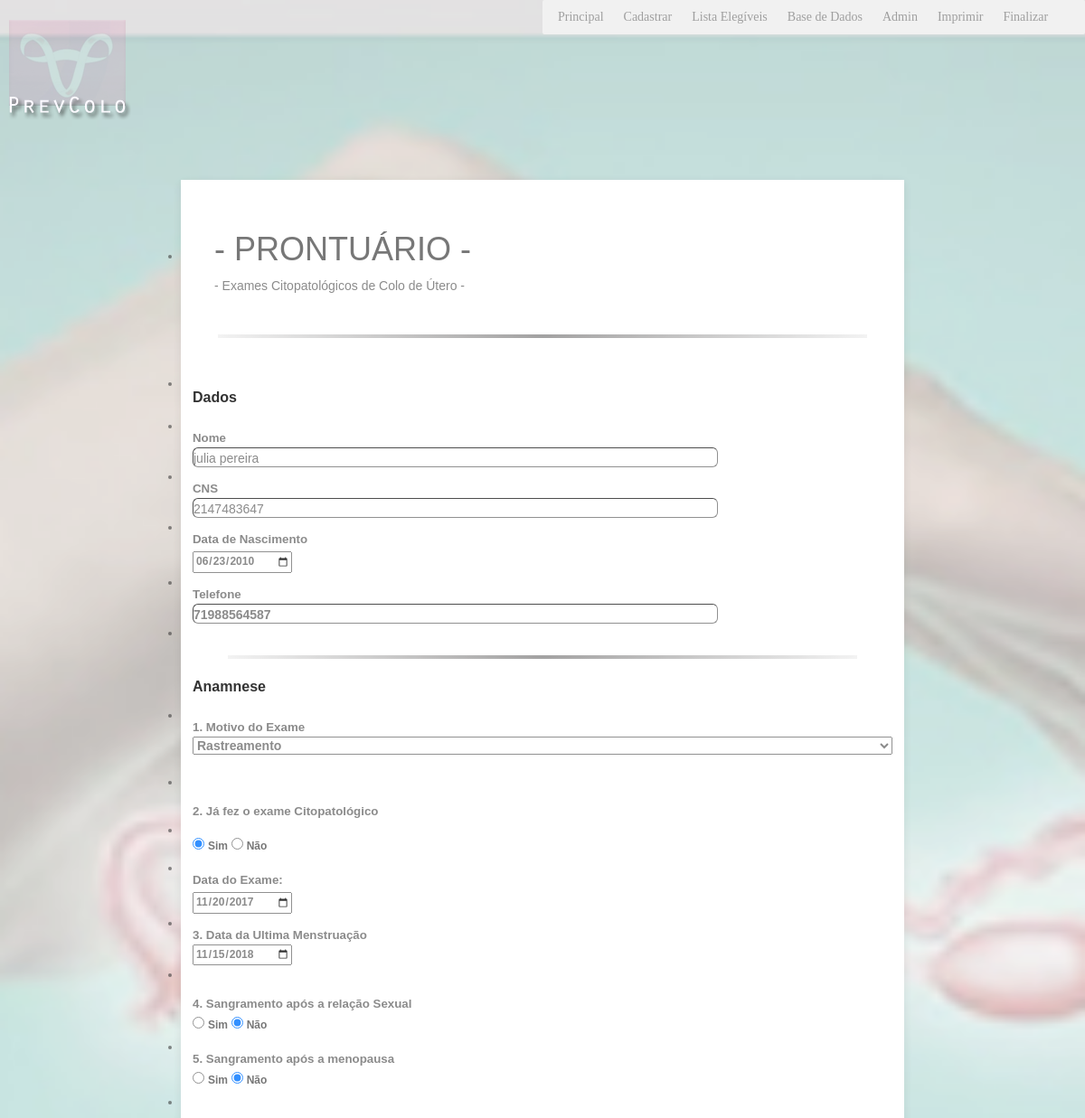
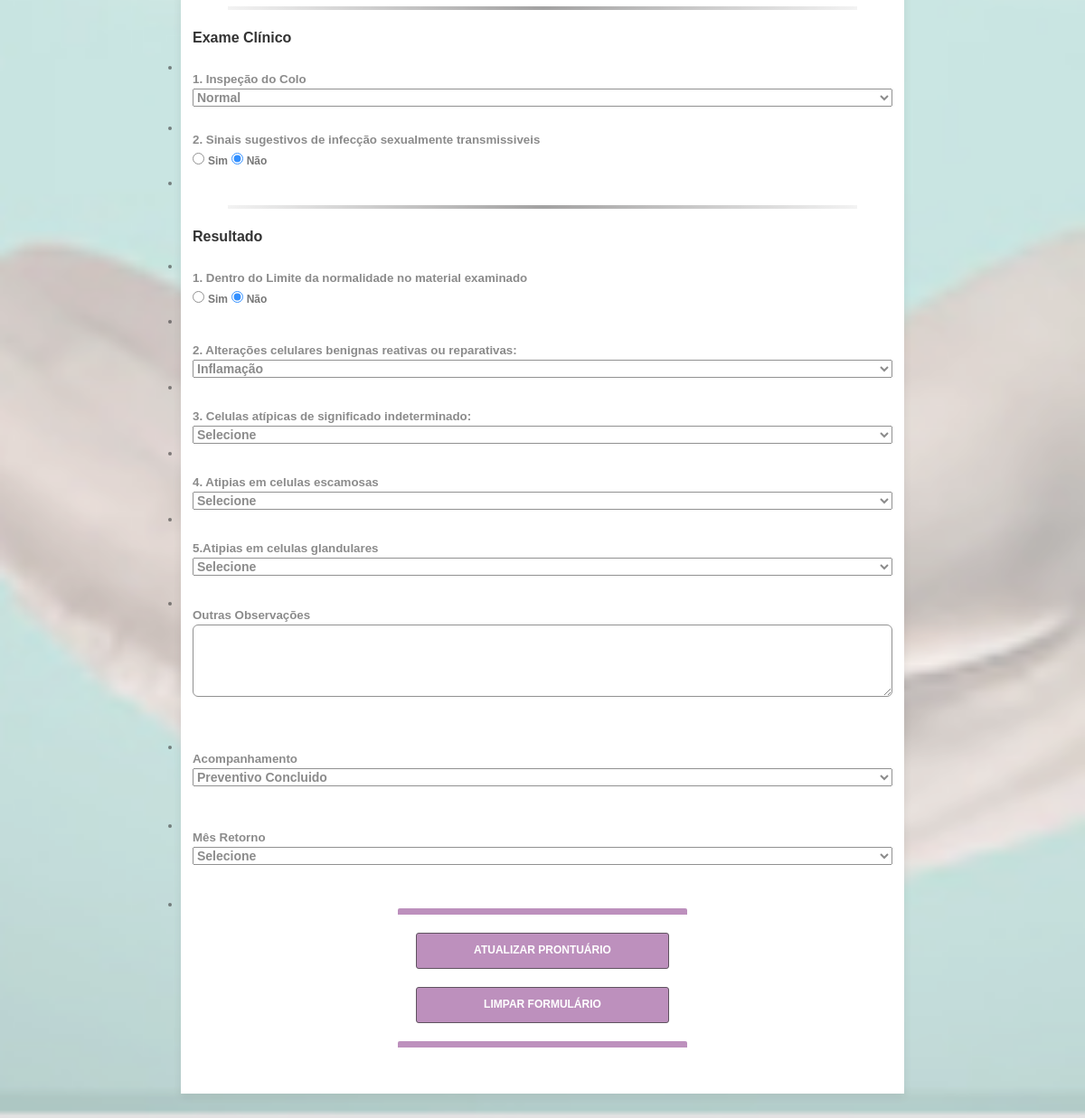
/editar.php?prev_id=24, run on the app's committed database (2 pictures, top to bottom).
### tables this page shows
CREATE TABLE `preventivo` (
  `prev_id` int(5) NOT NULL AUTO_INCREMENT,
  `cns` int(15) NOT NULL,
  `nome_paciente` varchar(50) NOT NULL,
  `data_nasc` date NOT NULL,
  `telefone` varchar(20) NOT NULL,
  `motivo_anamnese` varchar(20) NOT NULL,
  `exame_citopatologico` varchar(3) NOT NULL,
  `data_citopatologico` date NOT NULL,
  `data_ultima_mens` date NOT NULL,
  `com_sangramento` varchar(3) NOT NULL,
  `sangue_apos_menopausa` varchar(3) NOT NULL,
  `inspecao` varchar(20) NOT NULL,
  `sinais_infec` varchar(3) NOT NULL,
  `limite_material` varchar(3) NOT NULL,
  `alteracoes_celulares` varchar(50) NOT NULL,
  `celulas_atipicas` varchar(50) NOT NULL,
  `atipias_esca` varchar(50) NOT NULL,
  `atipias_gland` varchar(50) NOT NULL,
  `outrasinfo` varchar(200) DEFAULT NULL,
  `acompanhamento` varchar(100) DEFAULT NULL,
  PRIMARY KEY (`prev_id`)
);

### editar.php (the view, shortened to what the rows shown need)
<!DOCTYPE HTML PUBLIC "-//W3C//DTD HTML 4.01//EN" "http://www.w3.org/TR/html4/strict.dtd">
<html class="supernova"><head>
    <link href="css/bootstrap.min.css" rel="stylesheet" media="screen">
<link href="https://cdn.jotfor.ms/static/formCss.css?3.3.1461" rel="stylesheet" type="text/css" />
<link type="text/css" rel="stylesheet" href="https://cdn.jotfor.ms/css/styles/nova.css?3.3.1461" />
<link type="text/css" media="print" rel="stylesheet" href="https://cdn.jotfor.ms/css/printForm.css?3.3.1461" />
<link type="text/css" rel="stylesheet" href="https://cdn.jotfor.ms/themes/CSS/566a91c2977cdfcd478b4567.css?"/>
<?php
     $conexao = new mysqli( "localhost", "u226274981_dbleo", "leo666", "u226274981_dbleo" );
$prev_id = $_GET["prev_id"];
$sqlconsulta = "SELECT *
        FROM preventivo
        WHERE prev_id = $prev_id";
$retorno = $conexao->query( $sqlconsulta );
$registro = $retorno->fetch_array();
$cns = $registro["cns"];
$nome_paciente = $registro["nome_paciente"];
$data_nasc = implode("-", array_reverse(explode("/", $registro['data_nasc'])));
$telefone = $registro["telefone"];
$motivo_anamnese = $registro["motivo_anamnese"];
$exame_citopatologico = $registro["exame_citopatologico"];
$data_citopatologico = $registro["data_citopatologico"];
$data_ultima_mens = $registro["data_ultima_mens"];
$com_sangramento = $registro["com_sangramento"];
$sangue_apos_menopausa = $registro["sangue_apos_menopausa"];
$inspecao = $registro["inspecao"];
$sinais_infec = $registro["sinais_infec"];
$limite_material = $registro["limite_material"];
$alteracoes_celulares = $registro["alteracoes_celulares"];
$outrasinfo = $registro["outrasinfo"];
$acompanhamento = $registro["acompanhamento"];
?>
<link type="text/css" rel="stylesheet" href="https://cdn.jotfor.ms/css/styles/buttons/form-submit-button-simple_black.css?3.3.1461"/>
</head>
<body>
<link rel="stylesheet" type="text/css" href="css\style.css">
<form class="jotform-form"  method="post" name="Cadastrar" id="72202893033652" accept-charset="utf-8">
  <div class="form-all">
    <link type="text/css" rel="stylesheet" media="all" href="https://cdn.jotfor.ms/wizards/languageWizard/custom-dropdown/css/lang-dd.css?3.3.1461" />
    <ul class="form-section page-section">
      <li id="cid_87" class="form-input-wide" data-type="control_head">
        <div class="form-header-group ">
          <div class="header-text httac htvam">
            <h1 id="header_87" class="form-header" data-component="header">
              - PRONTUÁRIO -
            </h1>
          </div>
        </div>
      </li>
<br/>
      <li class="form-line" data-type="control_textbox" id="id_232">
        <div id="cid_232" class="form-input-wide jf-required">
          <span class="form-sub-label-container" style="vertical-align:top; width:75%;">
            <input type="text" id="input_232" name="nome_paciente" data-type="input-textbox" class="form-textbox" size="20" value="<?php echo $nome_paciente; ?>" data-component="textbox" />
          </span>
        </div>
      </li>
      <li class="form-line" data-type="control_textbox" id="id_239">
        <div id="cid_239" class="form-input-wide jf-required">
          <span class="form-sub-label-container" style="vertical-align:top; width:75%;">
            <input type="text" id="input_239" name="cns" data-type="input-textbox" class="form-textbox" size="20" value="<?php echo $cns; ?>" data-component="textbox" />
          </span>
        </div>
      </li>
      <li class="form-line form-line form-col-3" data-type="control_datetime" id="id_206">
        <div id="cid_206" class="form-input-wide jf-required">
          <div data-wrapper-react="true">
            <span class="form-sub-label-container" style="vertical-align:top; width:75%;">
              <input name="data_nasc" class="form-date validate[limitDate, validateLiteDate]" id="lite_mode_206" style="font-size: 12px" type="date" size="15" data-maxlength="15"  value="<?php echo $data_nasc; ?>"  data-format="ddmmyyyy" data-seperator="/" placeholder="dd/mm/yyyy" />
            </span>
          </div>
        </div>
      </li>
      <li class="form-line form-line-column form-col-1" data-type="control_textbox" id="id_240">
        <div id="cid_240" class="form-input-wide jf-required">
          <span class="form-sub-label-container" style="vertical-align:top; width:75%;">
            <input type="text" id="input_240" name="telefone" data-type="input-textbox" class="form-textbox" size="20" value="<?php echo $telefone; ?>" data-component="textbox" placeholder="(xx) xxxx-xxxx" />
          </span>
        </div>
      </li>
<li class="form-line form-line-column form-col-1 form-line-column-clear" data-type="control_dropdown" id="id_999">
        <div " id="cid_999" class="form-input-wide jf-required">
          <select class="form-dropdown" id="input_999" name="motivo_anamnese" style="width:150px;" data-component="dropdown">
           <option <?php if ($motivo_anamnese == "Rastreamento") echo "selected"; ?> value="Rastreamento"> Rastreamento </option>
          </select> <br/><br/>
        </div>
  <li class="form-line form-line-column form-col-1 form-line-column-clear" data-type="control_dropdown" id="id_998">
        <div " id="cid_998" class="form-input-wide jf-required">
      <li class="form-line" data-type="control_radio" id="id_998">
        <div id="cid_998" class="form-input-wide jf-required">
          <div class="form-single-column" data-component="radio">
            <span class="form-radio-item" style="clear:left;">
              <input type="radio" class="form-radio" id="input_998_0" name="exame_citopatologico" <?php if ($exame_citopatologico == "Sim") echo "checked"; ?>  value="Sim" />
              <label id="label_input_998_0" style="font-size: 12px" for="input_998_0"> Sim </label>
            </span>
            <span class="form-radio-item" style="clear:left;">
              <input type="radio" class="form-radio" id="input_998_1" name="exame_citopatologico"  <?php if ($exame_citopatologico == "Nao") echo "checked"; ?> value="Nao" />
              <label id="label_input_998_1" style="font-size: 12px" for="input_998_1"> Não </label>
            </span>
          </div>
        </div>
      </li>
      <li class="form-line form-line-column form-col-1" data-type="control_datetime" id="id_989">
        <div id="cid_989" class="form-input-wide jf-required">
          <div data-wrapper-react="true">
           <span class="form-sub-label-container" style="vertical-align:top; width:90%;">
              <input name="data_citopatologico" class="form-date validate[limitDate, validateLiteDate]" id="lite_mode_989" type="date" style="font-size: 12px" size="15" data-maxlength="15" value="<?php echo $data_citopatologico; ?>" data-format="ddmmyyyy" data-seperator="/" placeholder="dd/mm/yyyy" />
            </span>
          </div>
        </div>
      </li>
<li class="form-line form-line-column form-col-1 form-line-column-clear" data-type="control_dropdown" id="id_295">
        <div " id="cid_295" class="form-input-wide jf-required">
 <input class="form-date validate[limitDate, validateLiteDate]" name="data_ultima_mens" id="lite_mode_295" type="date" style="font-size: 12px" size="15" data-maxlength="15" value="<?php echo $data_ultima_mens; ?>" data-format="ddmmyyyy" data-separator="/" placeholder="dd/mm/yyyy" />
      <li class="form-line" data-type="control_radio" id="id_294">
        <label class="form-label form-label-top" id="label_294" for="input_294_11"><br/><b>4. Sangramento após a relação Sexual </label>
        <div id="cid_294" class="form-input-wide jf-required">
          <div class="form-single-column" data-component="radio">
            <span class="form-radio-item" style="clear:left;">
              <input type="radio" class="form-radio" id="input_294_12" name="com_sangramento" <?php if ($com_sangramento == "Sim") echo "checked"; ?> value="Sim" />
              <label id="label_input_294_0" style="font-size: 12px" for="input_294_0"> Sim </label>
            </span>
            <span class="form-radio-item" style="clear:left;">
              <input type="radio" class="form-radio" id="input_167_1" name="com_sangramento" <?php if ($com_sangramento == "Nao") echo "checked"; ?> value="Nao" />
              <label id="label_input_294_1" style="font-size: 12px" for="input_294_1"> Não </label>
            </span>
          </div>
        </div>
      </li>
            <li class="form-line" data-type="control_radio" id="id_293">
        <label class="form-label form-label-top" id="label_293" for="input_293_2"><b> 5. Sangramento após a menopausa </label>
        <div id="cid_293" class="form-input-wide jf-required">
          <div class="form-single-column" data-component="radio">
            <span class="form-radio-item" style="clear:left;">
              <input type="radio" class="form-radio" id="input_293_0" name="sangue_apos_menopausa" <?php if ($sangue_apos_menopausa == "Sim") echo "checked"; ?> value="Sim" />
              <label id="label_input_293_0" style="font-size: 12px" for="input_293_0"> Sim </label>
            </span>
            <span class="form-radio-item" style="clear:left;">
              <input type="radio" class="form-radio" id="input_293_1" name="sangue_apos_menopausa" <?php if ($sangue_apos_menopausa == "Nao") echo "checked"; ?> value="Nao" />
              <label id="label_input_293_1" style="font-size: 12px" for="input_293_1"> Não </label>
            </span>
          </div>
        </div>
      </li>
      <li class="form-line" data-type="control_text" id="id_292">
        <div id="cid_292" class="form-input-wide">
        </div>
      </li>
      <li class="form-line form-line-column form-col-2" data-type="control_dropdown" id="id_291">
        <label class="form-label form-label-top" id="label_291" for="input_291"> <b> 1. Inspeção do Colo</b>  </label>
        <div id="cid_291" class="form-input-wide jf-required">
          <span class="form-sub-label-container" style="vertical-align:top; width:100%;">
            <select class="form-dropdown" id="input_291" name="inspecao" style="width:150px;" data-component="dropdown">
                <option <?php if ($inspecao == "Normal") echo "selected"; ?> value="Normal"> Normal </option>
            </select>
            <label class="form-label form-label-top" for="input_291" style="min-height:13px;"></label>
          </span>
        </div>
      </li>
  <li class="form-line" data-type="control_radio" id="id_290">
        <label class="form-label form-label-top" id="label_290" for="input_290"><b> 2. Sinais sugestivos de infecção sexualmente transmissiveis  </b> </label>
        <div id="cid_290" class="form-input-wide jf-required">
          <div class="form-single-column" data-component="radio">
            <span class="form-radio-item" style="clear:left;">
              <input type="radio" class="form-radio" id="input_290_0" name="sinais_infec" <?php if ($sinais_infec == "Sim") echo "checked"; ?> value="Sim" />
              <label id="label_input_290_0" style="font-size: 12px" for="input_167_0"> Sim </label>
            </span>
            <span class="form-radio-item" style="clear:left;">
              <input type="radio" class="form-radio" id="input_290_1" name="sinais_infec" <?php if ($sinais_infec == "Nao") echo "checked"; ?> value="Nao" />
              <label id="label_input_290_1" style="font-size: 12px" for="input_167_1"> Não </label>
            </span>
          </div>
        </div>
      </li>
      <li class="form-line" data-type="control_text" id="id_289">
        <div id="cid_289" class="form-input-wide">
        </div>
      </li>
                 <li class="form-line" data-type="control_radio" id="id_288">
        <label class="form-label form-label-top" id="label_1288" for="input_288"> <b>1. Dentro do Limite da normalidade no material examinado </label>
        <div id="cid_288" class="form-input-wide jf-required">
          <div class="form-single-column" data-component="radio">
            <span class="form-radio-item" style="clear:left;">
              <input type="radio" class="form-radio" id="input_288_0" name="limite_material" <?php if ($limite_material == "Sim") echo "checked"; ?> value="Sim" />
              <label id="label_input_288_0" style="font-size: 12px" for="input_288_0"> Sim </label>
            </span>
            <span class="form-radio-item" style="clear:left;">
              <input type="radio" class="form-radio" id="input_288_1" name="limite_material" <?php if ($limite_material == "Nao") echo "checked"; ?> value="Nao" />
              <label id="label_input_288_1" style="font-size: 12px" for="input_288_1"> Não </label>
            </span>
          </div>
        </div>
      </li>
      <li class="form-line form-line-column form-col-1 form-line-column-clear" data-type="control_dropdown" id="id_786">
        <label class="form-label form-label-top"  style="position:center" id="label_786" for="input_786"><br/><strong>2. Alterações celulares benignas reativas ou reparativas:<br/></strong></label>
        <div "id="cid_787" class="form-input-wide jf-required">
          <select class="form-dropdown" id="input_787" name="alteracoes_celulares" style="width:150px;" data-component="dropdown">
          <option <?php if ($alteracoes_celulares == "Inflamacao") echo "selected"; ?> value="Inflamacao"> Inflamação </option>
          </select>
        </div>
      <li class="form-line form-line-column form-col-1 form-line-column-clear" data-type="control_dropdown" id="id_486">
<li class="form-line form-line-column form-col-1 form-line-column-clear" data-type="control_dropdown" id="id_285">
<li class="form-line form-line-column form-col-1 form-line-column-clear" data-type="control_dropdown" id="id_284">
<br/>
 <li class="form-line form-line-column form-col-1 form-line-column-clear" data-type="control_textarea" id="id_903">
        <div id="cid_903" class="form-input-wide">
          <textarea id="input_903" class="form-textarea" name="outrasinfo" cols="40" rows="5" data-component="textarea"> <?php echo $outrasinfo; ?></textarea>
        </div> <br/><br/>
      </li>
           <li class="form-line form-line-column form-col-2" data-type="control_dropdown" id="id_991">
        <div id="cid_991" class="form-input-wide jf-required">
          <span class="form-sub-label-container" style="vertical-align:top; width:100%;">
            <select class="form-dropdown" id="input_991" name="acompanhamento" style="width:150px;" data-component="dropdown">
            <option <?php if ($acompanhamento == "Preventivo Concluido") echo "selected"; ?> value="Preventivo Concluido"> Preventivo Concluido </option>
            </select>
            <label class="form-label form-label-top" for="input_991" style="min-height:13px;"></label>
          </span>
        </div>
      </li>
<br/>
<br/>
    </ul>
  </div>
</form>
</body>
</html>

### data on the page
preventivo: nome_paciente "julia pereira", cns "2147483647", data_nasc "06/23/2010", telefone "71988564587", motivo_anamnese "Rastreamento", exame_citopatologico "☑ Sim", exame_citopatologico "☐ Não", data_citopatologico "11/20/2017", data_ultima_mens "11/15/2018", com_sangramento "☑ Não", sangue_apos_menopausa "☐ Sim", sangue_apos_menopausa "☑ Não", inspecao "Normal", sinais_infec "☑", limite_material "☐ Sim", limite_material "☑ Não", alteracoes_celulares "Inflamação", acompanhamento "Preventivo Concluido"
